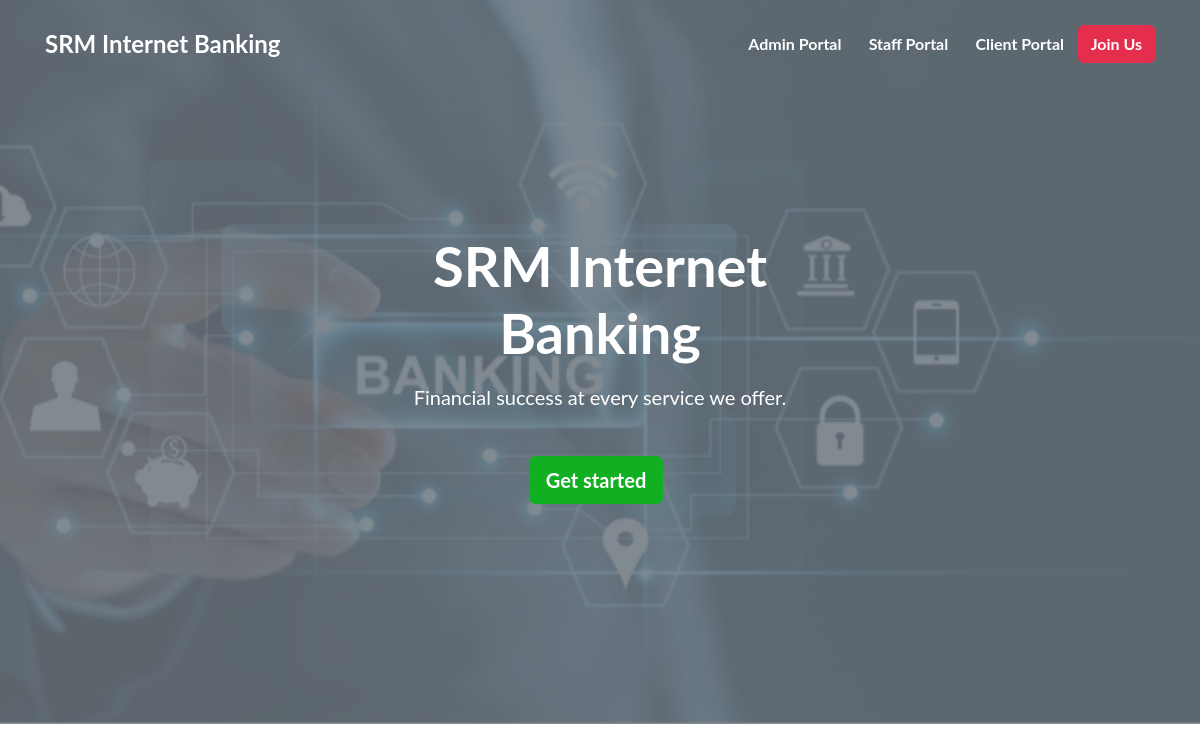
Before: / with the older database file.
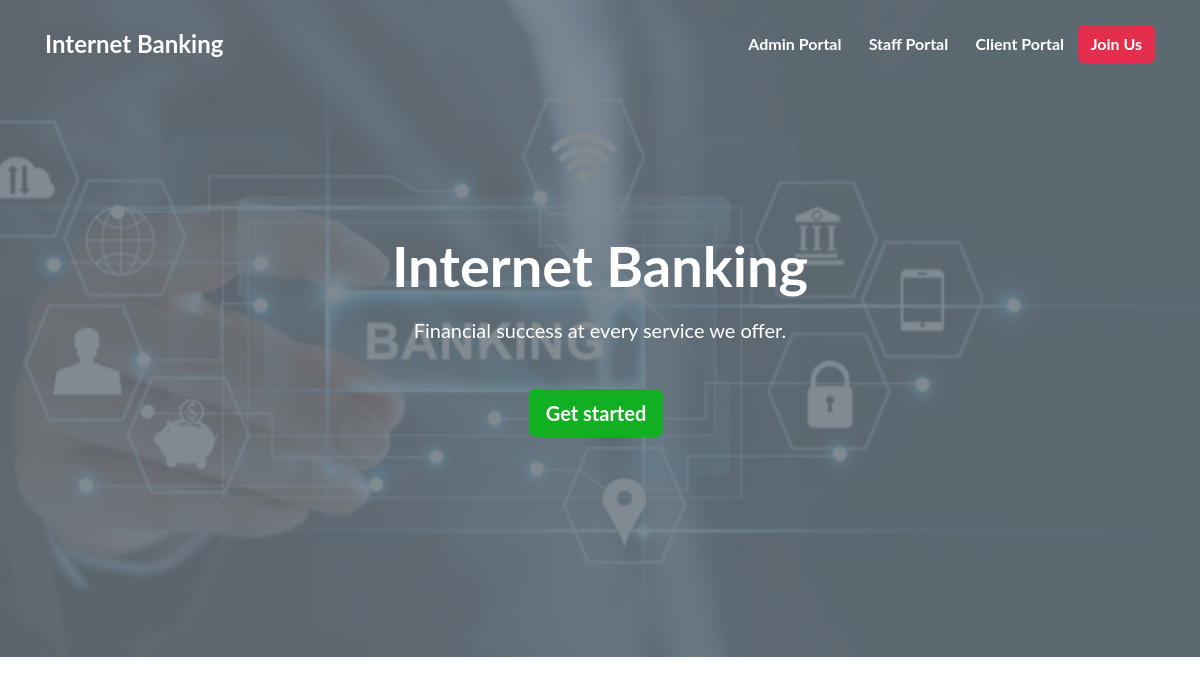
After: the same page with the newer database file.
### tables this page shows
CREATE TABLE `ib_systemsettings` (
  `id` int(20) NOT NULL,
  `sys_name` longtext NOT NULL,
  `sys_tagline` longtext NOT NULL,
  `sys_logo` varchar(200) NOT NULL
);

### index.php (the view, shortened to what this page needs)
<?php
include("admin/conf/config.php");
$ret = "SELECT * FROM `iB_SystemSettings` ";
$stmt = $mysqli->prepare($ret);
$stmt->execute();
$res = $stmt->get_result();
while ($sys = $res->fetch_object()) {
?>
    <!DOCTYPE html>
    <html lang="en">
    <head>
        <link href="dist/css/robust.css" rel="stylesheet">
    </head>
    <body>
        <nav class="navbar navbar-lg navbar-expand-lg navbar-transparant navbar-dark navbar-absolute w-100">
            <div class="container">
                <a class="navbar-brand" href="index.php"><?php echo $sys->sys_name; ?></a>
                <div class="collapse navbar-collapse" id="navbarCollapse">
                    <ul class="navbar-nav ml-auto">
                        <li class="nav-item active">
                            <a class="nav-link" target="_blank" href="admin/pages_index.php">Admin Portal</a>
                        </li>
                        <li class="nav-item active">
                            <a class="nav-link" target="_blank" href="staff/pages_staff_index.php">Staff Portal</a>
                        </li>
                        <li class="nav-item active">
                            <a class="nav-link" target="_blank" href="client/pages_client_index.php">Client Portal</a>
                        </li>
                    </ul>
                    <a class="btn btn-danger" href="client/pages_client_signup.php" target="_blank">Join Us</a>
                </div>
            </div>
        </nav>
        <div class="intro py-5 py-lg-9 position-relative text-white">
            <div class="bg-overlay-gray">
                <img src="dist/bg.webp" class="img-fluid img-cover"/>
            </div>
            <div class="intro-content py-6 text-center">
                <div class="container">
                    <div class="row align-items-center">
                        <div class="col-12 col-sm-10 col-md-8 col-lg-6 mx-auto text-center">
                            <h1 class="my-3 display-4 d-none d-lg-inline-block"><?php echo $sys->sys_name; ?></h1>
                            <p class="lead mb-3">
                                <?php echo $sys->sys_tagline; ?>
                            </p>
                            <br>
                            <a class="btn btn-success btn-lg mr-lg-2 my-1" target="_blank" href="client/pages_client_signup.php" role="button">Get started</a>
                        </div>
                    </div>
                </div>
            </div>
        </div>
    </body>
    </html>
<?php
} ?>

Changed rows visible on the page:
changed ib_systemsettings "Financial success at every service we offer.": sys_name "SRM Internet Banking" → "Internet Banking"
